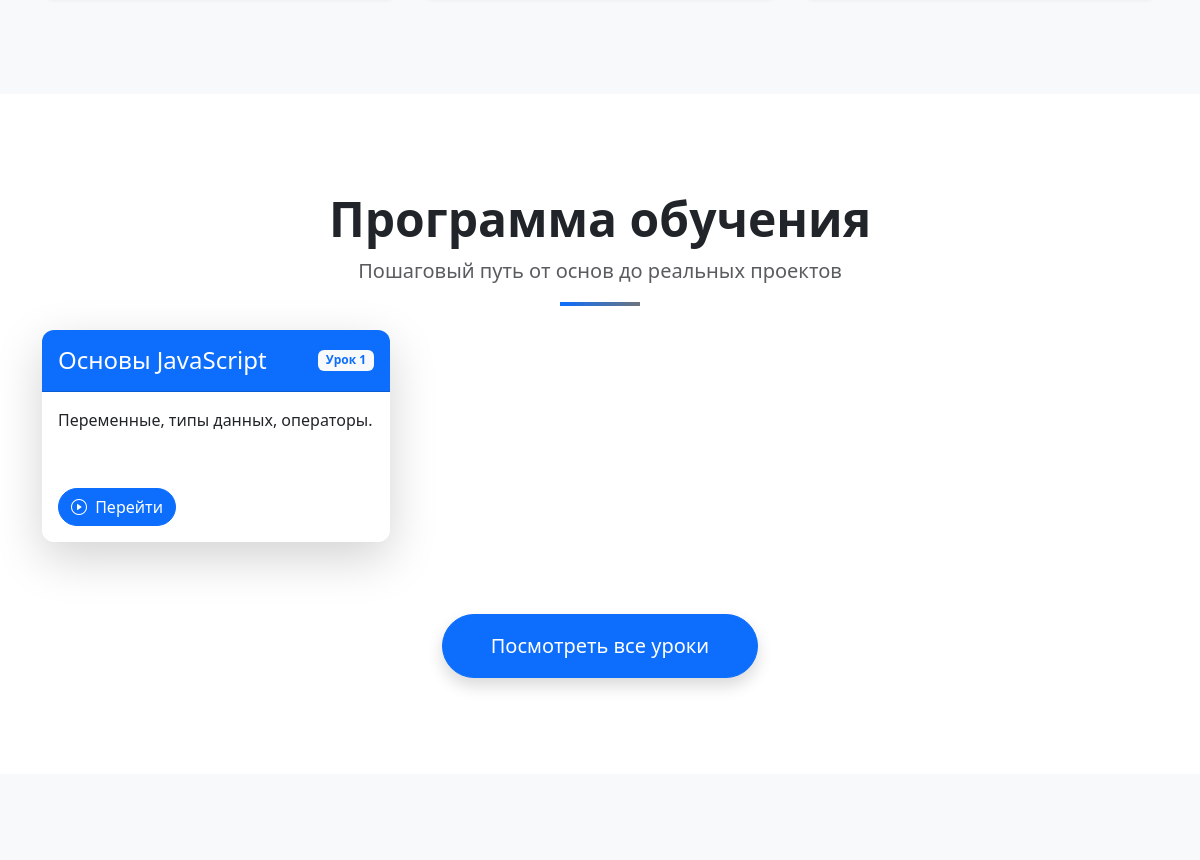
/ (middle part), run on an earlier commit of the app's database.
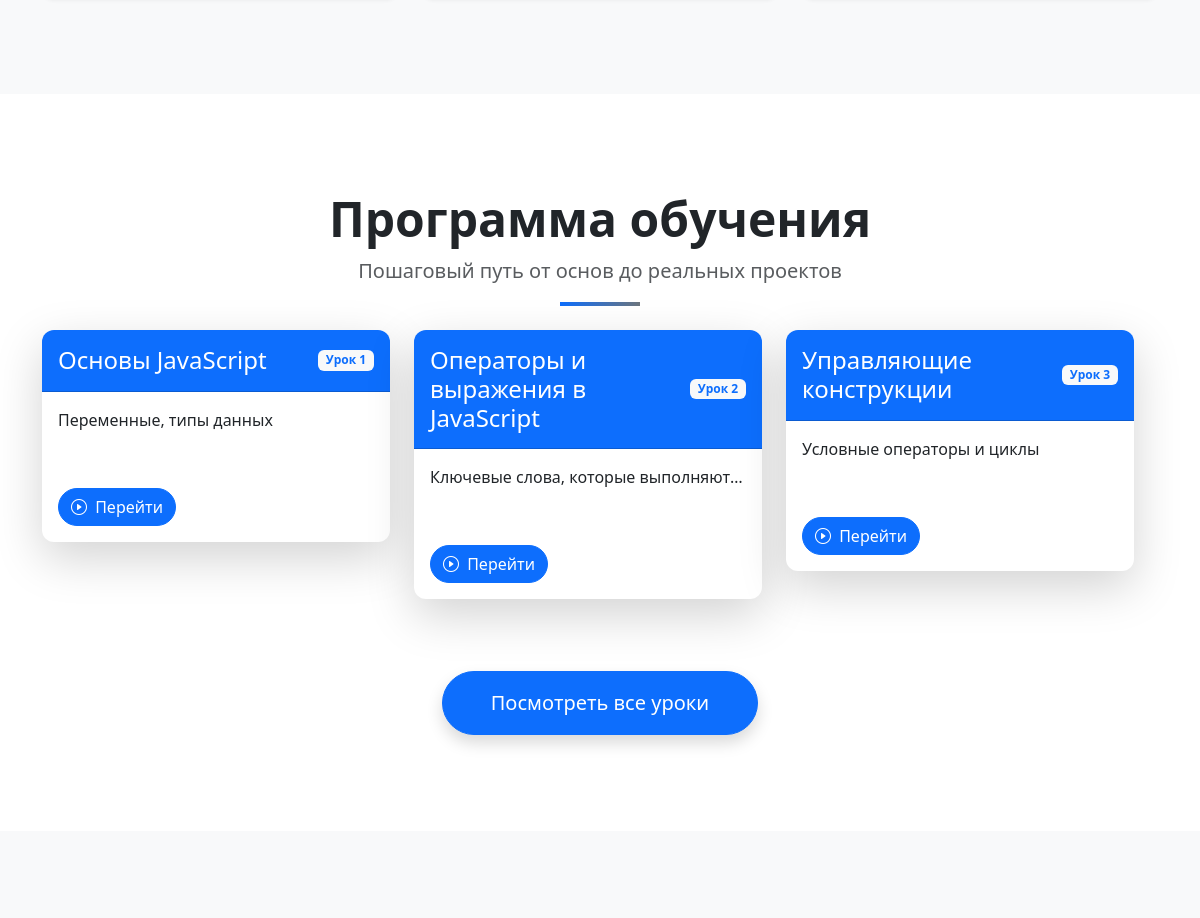
And on a later commit of the database.
### app.py (models this page shows, shortened)
class Lesson(db.Model):
    id = db.Column(db.Integer, primary_key=True)
    title = db.Column(db.String(100), nullable=False)
    description = db.Column(db.String(100), nullable=False)
    content = db.Column(db.Text, nullable=False)
    userSolution = db.relationship('UserSolution', backref='lesson', lazy=True)
    tasks = db.relationship('Task', backref='lesson', lazy=True)

### app.py (the view)
@app.route('/', methods=['GET', 'POST'])
def index():
    lesson = Lesson.query.limit(3).all()
    return render_template("index.html",lesson=lesson)

### app.py (called while the page is built)
@app.context_processor
def inject_user():
    def get_user_name():
        if 'name' in session:
            return Users.query.filter_by(email=session['name']).first()
    return dict(active_user=get_user_name())

### templates/index.html (shortened to what this page needs)
{% extends 'base.html' %}
{% block main %}
      <section id="features" class="py-5 bg-light">
        <div class="container py-5">
        </div>
      </section>
      <section class="py-5 bg-white">
        <div class="container py-5">
          <div class="text-center mb-5">
            <h2 class="fw-bold display-5">Программа обучения</h2>
            <p class="lead text-muted">
              Пошаговый путь от основ до реальных проектов
            </p>
            <div class="mx-auto" style="height: 4px; width: 80px; background: linear-gradient(to right, #0d6efd, #6c757d);"></div>
          </div>
          <div class="row g-4">
            <div class="row">
              {%for less in lesson%}
              <div class="col-lg-4 bg-p mb-4">
                <div class="card border-0 shadow-lg lesson-card hover-effect">
                  <div class="card-header bg-primary py-3">
                    <div class="d-flex justify-content-between align-items-center">
                      <h4 class="mb-0 text-white">{{less.title}}</h4>
                      <span class="badge bg-light text-primary">Урок {{loop.index}}</span>
                    </div>
                  </div>
                  <div class="card-body">
                    <div class="learning-objectives rounded mb-4 text-truncate" style="max-height: 200px;">
                      {{less.description}}
                    </div>
                  </div>
                  <div class="card-footer bg-transparent border-0 py-3">
                    <div class="d-flex justify-content-between align-items-center">
                      <div>
                        <a href="/lesson/{{less.id}}" class="btn btn-primary me-2 rounded-pill">
                          <i class="bi bi-play-circle me-1"></i> Перейти
                        </a>
                      </div>
                    </div>
                  </div>
                </div>
              </div>
          {%endfor%}
            </div>
          </div>
          <div class="text-center mt-5">
            <a href="/lessons" class="btn btn-primary btn-lg px-5 py-3 rounded-pill shadow"
              >Посмотреть все уроки</a
            >
          </div>
        </div>
      </section>
      <section class="py-5 bg-light">
        <div class="container py-5">
        </div>
      </section>
{% endblock %}

What changed in the data, as far as the page shows it:
changed Lesson "Основы JavaScript": description "Переменные, типы данных, операторы." → "Переменные, типы данных"
added Lesson: title "Операторы и выражения в JavaScript", description "Ключевые слова, которые выполняют…"
added Lesson: title "Управляющие конструкции", description "Условные операторы и циклы"
